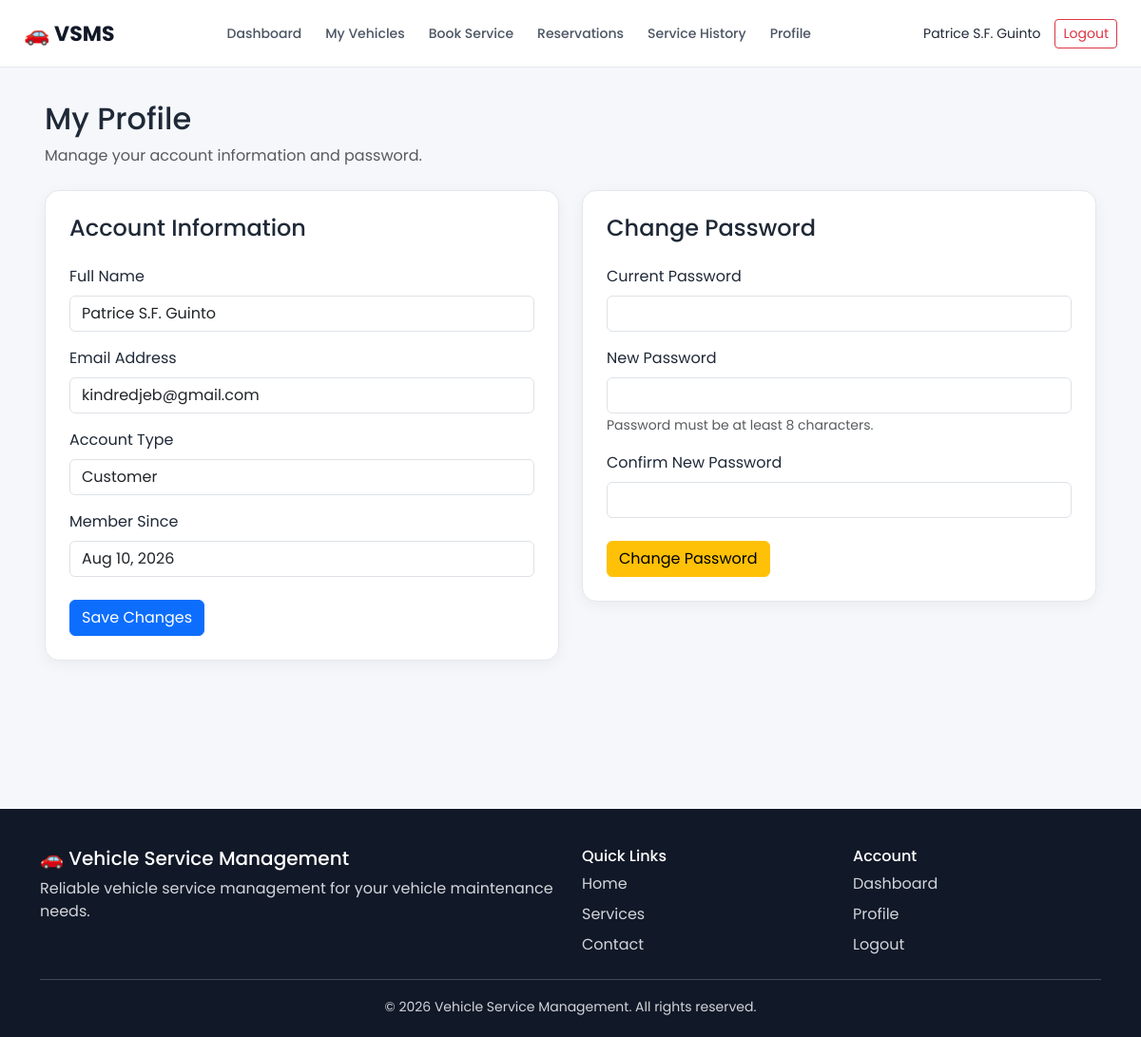
The app's page /customer/profile.php (signed in) with its own data.
### tables this page shows
CREATE TABLE `users` (
  `id` int(11) NOT NULL,
  `fullname` varchar(100) NOT NULL,
  `email` varchar(100) NOT NULL,
  `password` varchar(255) NOT NULL,
  `role` enum('customer','staff') DEFAULT 'customer',
  `created_at` timestamp NOT NULL DEFAULT current_timestamp()
);

### customer/profile.php (the view, shortened to what this page needs)
<?php
include "../includes/customer_header.php";
$user_id = $_SESSION['customer_id'];
$user_stmt = mysqli_prepare(
    $conn,
    "SELECT id, fullname, email, role, created_at
     FROM users
     WHERE id = ?
     LIMIT 1"
);
mysqli_stmt_bind_param(
    $user_stmt,
    "i",
    $user_id
);
mysqli_stmt_execute($user_stmt);
$user_result =
    mysqli_stmt_get_result($user_stmt);
$customer = mysqli_fetch_assoc($user_result);
?>
<div class="container-fluid">
    <div class="mb-4">
        <h2>
            My Profile
        </h2>
        <p class="text-muted">
            Manage your account information and password.
        </p>
    </div>
    <div class="row g-4">
        <div class="col-lg-6">
            <div class="dashboard-card">
                <h4 class="mb-4">
                    Account Information
                </h4>
                <form method="POST">
                    <div class="mb-3">
                        <label class="form-label">
                            Full Name
                        </label>
                        <input
                            type="text"
                            name="fullname"
                            class="form-control"
                            value="<?= htmlspecialchars(
                                $customer['fullname']
                            ); ?>"
                            required
                        >
                    </div>
                    <div class="mb-3">
                        <label class="form-label">
                            Email Address
                        </label>
                        <input
                            type="email"
                            name="email"
                            class="form-control"
                            value="<?= htmlspecialchars(
                                $customer['email']
                            ); ?>"
                            required
                        >
                    </div>
                    <div class="mb-3">
                        <label class="form-label">
                            Account Type
                        </label>
                        <input
                            type="text"
                            class="form-control"
                            value="Customer"
                            readonly
                        >
                    </div>
                    <div class="mb-4">
                        <label class="form-label">
                            Member Since
                        </label>
                        <input
                            type="text"
                            class="form-control"
                            value="<?= date(
                                'M d, Y',
                                strtotime(
                                    $customer['created_at']
                                )
                            ); ?>"
                            readonly
                        >
                    </div>
                    <button
                        type="submit"
                        name="update_profile"
                        class="btn btn-primary">
                        Save Changes
                    </button>
                </form>
            </div>
        </div>
        <div class="col-lg-6">
            <div class="dashboard-card">
                <h4 class="mb-4">
                    Change Password
                </h4>
                <form method="POST">
                    <div class="mb-3">
                        <label class="form-label">
                            Current Password
                        </label>
                        <input
                            type="password"
                            name="current_password"
                            class="form-control"
                            required
                        >
                    </div>
                    <div class="mb-3">
                        <label class="form-label">
                            New Password
                        </label>
                        <input
                            type="password"
                            name="new_password"
                            class="form-control"
                            minlength="8"
                            required
                        >
                        <small class="text-muted">
                            Password must be at least 8 characters.
                        </small>
                    </div>
                    <div class="mb-4">
                        <label class="form-label">
                            Confirm New Password
                        </label>
                        <input
                            type="password"
                            name="confirm_password"
                            class="form-control"
                            minlength="8"
                            required
                        >
                    </div>
                    <button
                        type="submit"
                        name="change_password"
                        class="btn btn-warning">
                        Change Password
                    </button>
                </form>
            </div>
        </div>
    </div>
</div>
<?php
include "../includes/customer_footer.php";
?>

### css/customer.css (style rules this page uses)
* { box-sizing: border-box; }
body { margin: 0; font-family: 'Poppins', sans-serif; background: #f5f7fb; color: #1f2937; }
.dashboard-card { background: #ffffff; border-radius: 15px; padding: 25px; border: 1px solid #e5e7eb; box-shadow: 0 4px 15px rgba(0, 0, 0, 0.05); }

### records on screen
users: fullname "Patrice S.F. Guinto", email "kindredjeb@gmail.com", created_at "Aug 10, 2026"

### other values on screen
$_SESSION['customer_name'] "Patrice S.F. Guinto"
